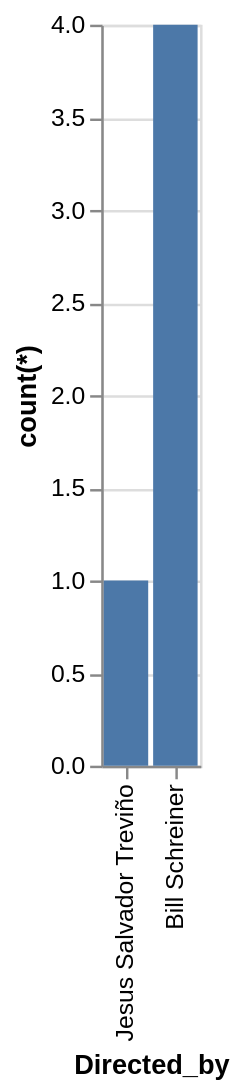

Write a Vega-Lite specification for this figure.
### Vega-Lite specification from a JSON file in a GitHub repository (floating-point values rounded to 4 significant figures)
{"data": {"values": [{"x_data": "Jesus Salvador Treviño", "y_data": 1}, {"x_data": "Bill Schreiner", "y_data": 4}]}, "mark": "bar", "encoding": {"x": {"field": "x_data", "type": "nominal", "title": "Directed_by", "sort": {"op": "sum", "field": "y_data", "order": "ascending"}}, "y": {"field": "y_data", "type": "quantitative", "title": "count(*)"}}}
